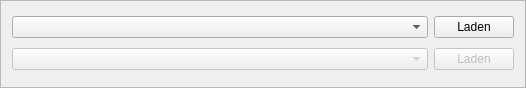
<?xml version="1.0" encoding="UTF-8"?>
<ui version="4.0">
 <class>wdgSessions</class>
 <widget class="QFrame" name="wdgSessions">
  <property name="geometry">
   <rect>
    <x>0</x>
    <y>0</y>
    <width>526</width>
    <height>88</height>
   </rect>
  </property>
  <property name="windowTitle">
   <string>Frame</string>
  </property>
  <property name="frameShape">
   <enum>QFrame::StyledPanel</enum>
  </property>
  <property name="frameShadow">
   <enum>QFrame::Sunken</enum>
  </property>
  <layout class="QGridLayout" name="gridLayout">
   <item row="1" column="1">
    <widget class="QComboBox" name="cmbSession">
     <property name="enabled">
      <bool>false</bool>
     </property>
    </widget>
   </item>
   <item row="1" column="2">
    <widget class="QPushButton" name="btnSession">
     <property name="enabled">
      <bool>false</bool>
     </property>
     <property name="sizePolicy">
      <sizepolicy hsizetype="Fixed" vsizetype="Fixed">
       <horstretch>0</horstretch>
       <verstretch>0</verstretch>
      </sizepolicy>
     </property>
     <property name="text">
      <string>Laden</string>
     </property>
    </widget>
   </item>
   <item row="0" column="1">
    <widget class="QComboBox" name="combo_server"/>
   </item>
   <item row="0" column="2">
    <widget class="QPushButton" name="button_server">
     <property name="text">
      <string>Laden</string>
     </property>
    </widget>
   </item>
  </layout>
 </widget>
 <resources/>
 <connections/>
</ui>
